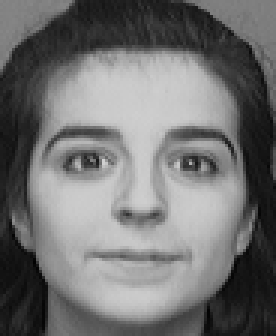
#> input picture HW2/ATT/10_10.png, 92 x 112 px (shown 3 times larger); its folder holds 4 pictures in this run
$ jupyter execute --allow-errors HW2.ipynb
#> lines starting #> are read from the running program, lines starting #| are printed output that depends on the picture
[cell 1]
import pandas as pd
import numpy as np
import os
from PIL import Image

[cell 2]
folder = 'ATT'
file_list = [f for f in os.listdir(folder) if f.endswith('.jpg') or f.endswith('.png')]
df = pd.DataFrame(file_list, columns=['filename'])

[cell 3]
def read_image(file_name):
#> called with file_name = '10_10.png'
    img_path = os.path.join(folder, file_name)
    img = Image.open(img_path).convert('L')
#> img is the input picture: PIL image 92x112 L; min 1, max 208, mean 113.6
    img_array = np.array(img)
    return img_array

df['image_array'] = df['filename'].apply(read_image)
#> call 2 of read_image, with file_name = '10_2.png'
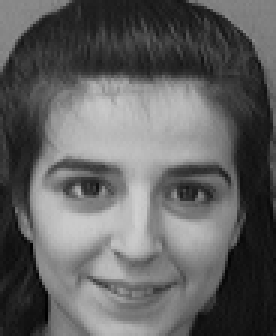
#> input picture HW2/ATT/10_2.png, 92 x 112 px (shown 3 times larger)
#> in read_image, img is the input picture: PIL image 92x112 L; min 0, max 208, mean 97.1
#> call 3 of read_image, with file_name = '10_4.png'
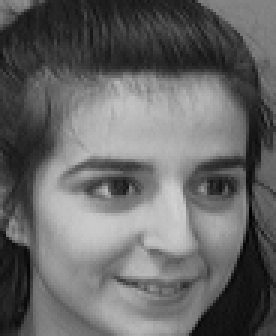
#> input picture HW2/ATT/10_4.png, 92 x 112 px (shown 3 times larger)
#> in read_image, img is the input picture: PIL image 92x112 L; min 0, max 209, mean 102.8
#> call 4 of read_image, with file_name = '10_8.png'
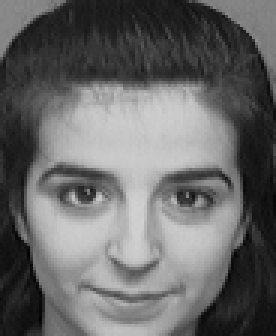
#> input picture HW2/ATT/10_8.png, 92 x 112 px (shown 3 times larger)
#> in read_image, img is the input picture: PIL image 92x112 L; min 1, max 209, mean 104
df['flatten_array'] = df['image_array'].apply(lambda x: x.flatten())
